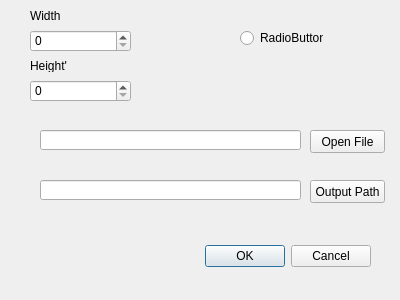
<?xml version="1.0" encoding="UTF-8"?>
<ui version="4.0">
 <class>Dialog</class>
 <widget class="QDialog" name="Dialog">
  <property name="geometry">
   <rect>
    <x>0</x>
    <y>0</y>
    <width>400</width>
    <height>300</height>
   </rect>
  </property>
  <property name="windowTitle">
   <string>Dialog</string>
  </property>
  <widget class="QDialogButtonBox" name="buttonBox">
   <property name="geometry">
    <rect>
     <x>30</x>
     <y>240</y>
     <width>341</width>
     <height>32</height>
    </rect>
   </property>
   <property name="orientation">
    <enum>Qt::Horizontal</enum>
   </property>
   <property name="standardButtons">
    <set>QDialogButtonBox::Cancel|QDialogButtonBox::Ok</set>
   </property>
  </widget>
  <widget class="QSpinBox" name="WidthBox">
   <property name="geometry">
    <rect>
     <x>30</x>
     <y>30</y>
     <width>101</width>
     <height>22</height>
    </rect>
   </property>
  </widget>
  <widget class="QSpinBox" name="HeightBox">
   <property name="geometry">
    <rect>
     <x>30</x>
     <y>80</y>
     <width>101</width>
     <height>22</height>
    </rect>
   </property>
  </widget>
  <widget class="QLabel" name="label">
   <property name="geometry">
    <rect>
     <x>30</x>
     <y>10</y>
     <width>47</width>
     <height>12</height>
    </rect>
   </property>
   <property name="text">
    <string>Width</string>
   </property>
  </widget>
  <widget class="QLabel" name="label_2">
   <property name="geometry">
    <rect>
     <x>30</x>
     <y>60</y>
     <width>47</width>
     <height>12</height>
    </rect>
   </property>
   <property name="text">
    <string>Height'</string>
   </property>
  </widget>
  <widget class="QPushButton" name="InputFileButton">
   <property name="geometry">
    <rect>
     <x>310</x>
     <y>130</y>
     <width>75</width>
     <height>23</height>
    </rect>
   </property>
   <property name="text">
    <string>Open File</string>
   </property>
  </widget>
  <widget class="QLineEdit" name="InputEdit">
   <property name="geometry">
    <rect>
     <x>40</x>
     <y>130</y>
     <width>261</width>
     <height>20</height>
    </rect>
   </property>
   <property name="text">
    <string/>
   </property>
  </widget>
  <widget class="QPushButton" name="OutPutPathButton">
   <property name="geometry">
    <rect>
     <x>310</x>
     <y>180</y>
     <width>75</width>
     <height>23</height>
    </rect>
   </property>
   <property name="text">
    <string>Output Path</string>
   </property>
  </widget>
  <widget class="QLineEdit" name="lineEdit">
   <property name="geometry">
    <rect>
     <x>40</x>
     <y>180</y>
     <width>261</width>
     <height>20</height>
    </rect>
   </property>
  </widget>
  <widget class="QRadioButton" name="radioButton">
   <property name="geometry">
    <rect>
     <x>240</x>
     <y>30</y>
     <width>83</width>
     <height>16</height>
    </rect>
   </property>
   <property name="text">
    <string>RadioButton</string>
   </property>
  </widget>
 </widget>
 <resources/>
 <connections>
  <connection>
   <sender>buttonBox</sender>
   <signal>accepted()</signal>
   <receiver>Dialog</receiver>
   <slot>accept()</slot>
   <hints>
    <hint type="sourcelabel">
     <x>248</x>
     <y>254</y>
    </hint>
    <hint type="destinationlabel">
     <x>157</x>
     <y>274</y>
    </hint>
   </hints>
  </connection>
  <connection>
   <sender>buttonBox</sender>
   <signal>rejected()</signal>
   <receiver>Dialog</receiver>
   <slot>reject()</slot>
   <hints>
    <hint type="sourcelabel">
     <x>316</x>
     <y>260</y>
    </hint>
    <hint type="destinationlabel">
     <x>286</x>
     <y>274</y>
    </hint>
   </hints>
  </connection>
 </connections>
</ui>
